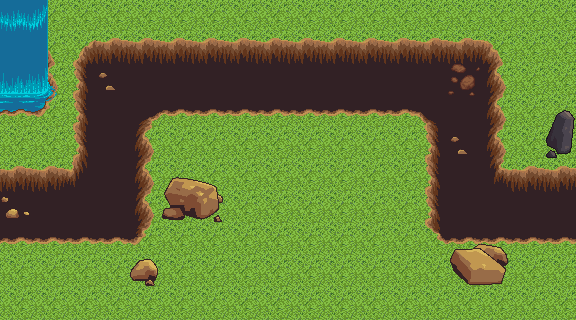

Tiled map render using the project's own tile images. Description and the map definition, with tile-layer contents summarised, below:
An orthogonal 18x10 tile map with 32x32 px tiles, 5 tile layers (Grass, Sendero, Rocks, Water, ...) and 92 objects (p1, p2, p3, p0, p4, ...).

<map version="1.0" orientation="orthogonal" width="18" height="10" tilewidth="32" tileheight="32">
 <properties>
  <property name="endPosition" value="p25" />
  <property name="startPosition" value="p0" />
 </properties>
 <tileset firstgid="1" name="terrain" tilewidth="32" tileheight="32">
  <image source="terrain.png" width="1024" height="1024" />
 </tileset>
 <layer name="Grass" width="18" height="10">
  <data>[180 cells, 180 non-empty, 1 distinct tile ids]</data>
 </layer>
 <layer name="Sendero" width="18" height="10">
  <data>[180 cells, 78 non-empty, 13 distinct tile ids]</data>
 </layer>
 <layer name="Rocks" width="18" height="10">
  <data>[180 cells, 15 non-empty, 14 distinct tile ids]</data>
 </layer>
 <layer name="Water" width="18" height="10">
  <data>[180 cells, 6 non-empty, 6 distinct tile ids]</data>
 </layer>
 <layer name="Cascade" width="18" height="10">
  <data>[180 cells, 9 non-empty, 9 distinct tile ids]</data>
 </layer>
 <objectgroup name="Path" width="18" height="10" visible="0">
  <object name="p1" x="32" y="172" width="26" height="28">
   <properties>
    <property name="direction" value="right" />
    <property name="next" value="p2" />
   </properties>
  </object>
  <object name="p2" x="64" y="173" width="26" height="28">
   <properties>
    <property name="direction" value="right" />
    <property name="next" value="p3" />
   </properties>
  </object>
  <object name="p3" x="97" y="173" width="26" height="28">
   <properties>
    <property name="direction" value="right" />
    <property name="next" value="p4" />
   </properties>
  </object>
  <object name="p0" x="2" y="172" width="26" height="28">
   <properties>
    <property name="direction" value="right" />
    <property name="next" value="p1" />
   </properties>
  </object>
  <object name="p4" x="106" y="150" width="26" height="28">
   <properties>
    <property name="direction" value="up" />
    <property name="next" value="p5" />
   </properties>
  </object>
  <object name="p5" x="106" y="118" width="26" height="28">
   <properties>
    <property name="direction" value="up" />
    <property name="next" value="p6" />
   </properties>
  </object>
  <object name="p6" x="106" y="85" width="26" height="28">
   <properties>
    <property name="direction" value="up" />
    <property name="next" value="p7" />
   </properties>
  </object>
  <object name="p7" x="96" y="47" width="26" height="28">
   <properties>
    <property name="direction" value="up" />
    <property name="next" value="p8" />
   </properties>
  </object>
  <object name="p8" x="128" y="47" width="26" height="28">
   <properties>
    <property name="direction" value="right" />
    <property name="next" value="p9" />
   </properties>
  </object>
  <object name="p9" x="161" y="48" width="26" height="28">
   <properties>
    <property name="direction" value="right" />
    <property name="next" value="p10" />
   </properties>
  </object>
  <object name="p10" x="192" y="48" width="26" height="28">
   <properties>
    <property name="direction" value="right" />
    <property name="next" value="p11" />
   </properties>
  </object>
  <object name="p11" x="225" y="48" width="26" height="28">
   <properties>
    <property name="direction" value="right" />
    <property name="next" value="p12" />
   </properties>
  </object>
  <object name="p12" x="256" y="48" width="26" height="28">
   <properties>
    <property name="direction" value="right" />
    <property name="next" value="p13" />
   </properties>
  </object>
  <object name="p13" x="289" y="48" width="26" height="28">
   <properties>
    <property name="direction" value="right" />
    <property name="next" value="p14" />
   </properties>
  </object>
  <object name="p14" x="320" y="48" width="26" height="28">
   <properties>
    <property name="direction" value="right" />
    <property name="next" value="p15" />
   </properties>
  </object>
  <object name="p15" x="353" y="48" width="26" height="28">
   <properties>
    <property name="direction" value="right" />
    <property name="next" value="p16" />
   </properties>
  </object>
  <object name="p16" x="385" y="48" width="26" height="28">
   <properties>
    <property name="direction" value="right" />
    <property name="next" value="p17" />
   </properties>
  </object>
  <object name="p17" x="417" y="48" width="26" height="28">
   <properties>
    <property name="direction" value="right" />
    <property name="next" value="p18" />
   </properties>
  </object>
  <object name="p18" x="448" y="48" width="26" height="28">
   <properties>
    <property name="direction" value="right" />
    <property name="next" value="p19" />
   </properties>
  </object>
  <object name="p19" x="460" y="85" width="26" height="28">
   <properties>
    <property name="direction" value="down" />
    <property name="next" value="p20" />
   </properties>
  </object>
  <object name="p20" x="460" y="117" width="26" height="28">
   <properties>
    <property name="direction" value="down" />
    <property name="next" value="p21" />
   </properties>
  </object>
  <object name="p21" x="460" y="148" width="26" height="28">
   <properties>
    <property name="direction" value="down" />
    <property name="next" value="p22" />
   </properties>
  </object>
  <object name="p22" x="449" y="176" width="26" height="28">
   <properties>
    <property name="direction" value="down" />
    <property name="next" value="p23" />
   </properties>
  </object>
  <object name="p23" x="481" y="176" width="26" height="28">
   <properties>
    <property name="direction" value="right" />
    <property name="next" value="p24" />
   </properties>
  </object>
  <object name="p24" x="513" y="176" width="26" height="28">
   <properties>
    <property name="direction" value="right" />
    <property name="next" value="p25" />
   </properties>
  </object>
  <object name="p25" x="546" y="176" width="26" height="28">
   <properties>
    <property name="direction" value="right" />
    <property name="next" value="p0" />
   </properties>
  </object>
 </objectgroup>
 <objectgroup name="Towers" width="18" height="10">
  <object x="192" y="128" width="32" height="32" />
  <object x="224" y="128" width="32" height="32" />
  <object x="256" y="128" width="32" height="32" />
  <object x="160" y="128" width="32" height="32" />
  <object x="288" y="128" width="32" height="32" />
  <object x="320" y="128" width="32" height="32" />
  <object x="32" y="128" width="32" height="32" />
  <object x="0" y="128" width="32" height="32" />
  <object x="0" y="256" width="32" height="32" />
  <object x="32" y="256" width="32" height="32" />
  <object x="64" y="256" width="32" height="32" />
  <object x="96" y="256" width="32" height="32" />
  <object x="160" y="224" width="32" height="32" />
  <object x="160" y="256" width="32" height="32" />
  <object x="352" y="128" width="32" height="32" />
  <object x="384" y="128" width="32" height="32" />
  <object x="384" y="160" width="32" height="32" />
  <object x="384" y="192" width="32" height="32" />
  <object x="384" y="224" width="32" height="32" />
  <object x="384" y="256" width="32" height="32" />
  <object x="416" y="256" width="32" height="32" />
  <object x="512" y="128" width="32" height="32" />
  <object x="512" y="96" width="32" height="32" />
  <object x="64" y="0" width="32" height="32" />
  <object x="96" y="0" width="32" height="32" />
  <object x="128" y="0" width="32" height="32" />
  <object x="160" y="0" width="32" height="32" />
  <object x="192" y="0" width="32" height="32" />
  <object x="224" y="0" width="32" height="32" />
  <object x="256" y="0" width="32" height="32" />
  <object x="288" y="0" width="32" height="32" />
  <object x="320" y="0" width="32" height="32" />
  <object x="352" y="0" width="32" height="32" />
  <object x="384" y="0" width="32" height="32" />
  </objectgroup>
</map>
<!-- 32 of 92 objects omitted -->
